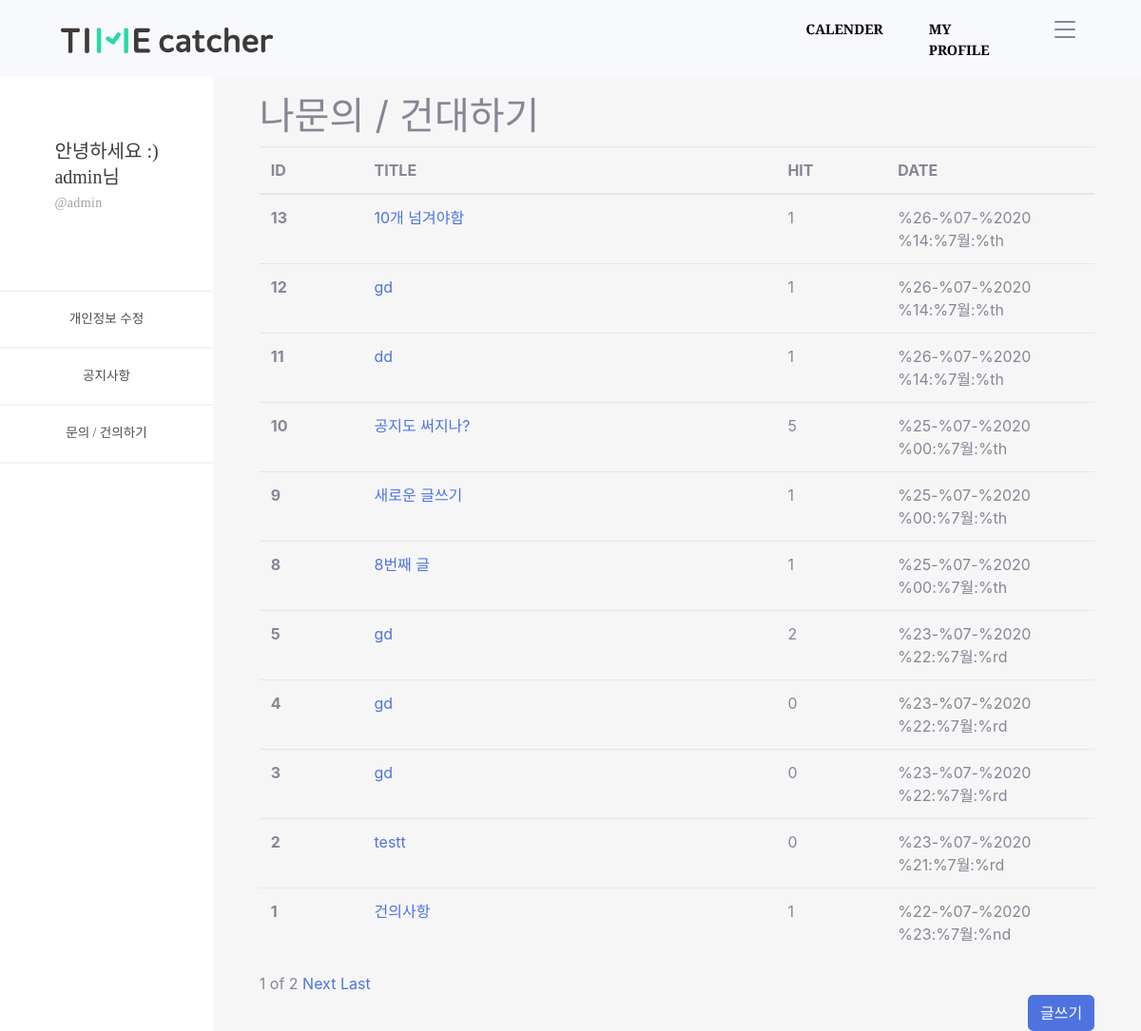
The app's page /timeApp/customer/ (signed in) with its own data.
### timeUser/models.py (models this page shows, shortened)
class Profile(models.Model):
    class Meta:
        verbose_name = 'Profile'
        verbose_name_plural = 'Profile'
    objects = models.Manager()
    user = models.OneToOneField(User, on_delete=models.CASCADE)
    nick = models.CharField(verbose_name='NickName', max_length=50, null=True, blank=True)
    birth_date = models.DateTimeField(null=True, blank=True)
    plan = models.IntegerField(default=0, null=True, blank=True)

### timeApp/models.py (models this page shows, shortened)
class Customer(models.Model):
    objects = models.Manager()
    c_title = models.CharField(max_length=100)
    c_body = models.TextField()
    c_hit = models.PositiveIntegerField(default=0)
    c_input_date = models.DateTimeField('date published', default=timezone.now)

### timeApp/views.py (the view)
# urls.py: path('customer/', views.customer, name='customer'),
def customer(request):
    customers = Customer.objects.all().order_by('-id')
    paginator = Paginator(customers,10)
    page = request.GET.get('page')
    customers_posts = paginator.get_page(page)
    conn_user = request.user
    conn_profile = Profile.objects.get(user=conn_user)
    context = {
        'id' : conn_user.username,
        'nick' : conn_profile.nick,
        'customers' : customers,
        'customers_posts' : customers_posts,
    }
    return render(request, 'customer.html', context=context)

### timeApp/templates/customer.html (shortened to what this page needs)
{% extends 'base_side.html' %}
{% load static %}
{% block content_side %}
<div id="content-wrapper" style="background-color: #f6f6f6;" class="d-flex justify-content-center">
  <div class="cantrion" style="margin-top: 10%; width: 90%;">
    <h1>나문의 / 건대하기</h1>
    <table class="table">
      <thead>
        <colgroup>
          <col style="width: 5%;">
          <col style="width: 20%;">
          <col style="width: 5%;">
          <col style="width: 10%;">
        </colgroup>
        <tr>
          <th scope="col">ID</th>
          <th scope="col">TITLE</th>
          <th scope="col">HIT</th>
          <th scope="col">DATE</th>
        </tr>
      </thead>
      <tbody>
        {% for customer in customers.all %}
        <tr>
          <th scope="row">{{ customer.id }}</th>
          <td><a href="{% url 'customer_detail' customer.id %}">{{ customer.c_title }}</a></td>
          <td>{{ customer.c_hit }}</td>
          <td>{{ customer.c_input_date }}</td>
        </tr>
        {% endfor %}
      </tbody>
    </table>
      <span>{{customers_posts.number}}</span>
      <span>of</span>
      <span>{{customers_posts.paginator.num_pages}}</span>
      {%if customers_posts.has_next%}
      <a href="?page={{customers_posts.next_page_number}}">Next</a>
      <a href="?page={{customers_posts.paginator.num_pages}}">Last</a>
      {%endif%}
    <div class="d-flex justify-content-end">
      <a href="{% url 'customer_create' %}" class="btn btn-primary">글쓰기</a>
    </div>
  </div>
</div>
{% endblock %}

### timeProject/templates/base_side.html
{% extends 'base.html' %}
{% load static %}
{% block content %}
<div id="wrapper">
  <ul class="navbar-nav sidebar sidebar-dark accordion" id="accordionSidebar">
    <li class="nav-item active d-flex justify-content-center" style="margin-top: 65%; margin-bottom: 35%;">
      <div class="text-left">
        <a
          style="font-family: SDGtNeobUni-gEb; font-size: 20px; font-weight: normal; font-stretch: normal; font-style: normal; line-height: 1.35; letter-spacing: normal; text-align: left; color: #3e3a39;">안녕하세요
          :)</a>
        <br>
        <a
          style="font-family: SDGtNeobUni-gEb; font-size: 20px; font-weight: normal; font-stretch: normal; font-style: normal; line-height: 1.35; letter-spacing: normal; text-align: left; color: #3e3a39;">{{ nick }}님</a>
        <br>
        <a
          style=" font-family: SDGtNeobUni-bLt; font-size: 14px; font-weight: normal; font-stretch: normal; font-style: normal; line-height: 1.93; letter-spacing: normal; text-align: left; color: #a0a0a0; letter-spacing: 0.38px;">@{{ nick }}</a>
      </div>
    </li>
    <a>
      <hr style="border: solid 1px #f3f3f3;" class="mb-0 mt-0"></a>
    <li class="nav-item active">
      <a class="nav-link" href="{% url 'profile_update' %}" style="font-family: SDGtNeobUni-bLt;
              font-size: 14px;
              font-weight: normal;
              font-stretch: normal;
              font-style: normal;
              line-height: 1.93;
              letter-spacing: normal;
              text-align: left;
              color: #4c4c4c;">
        <span class="d-flex align-items-center justify-content-center">개인정보 수정</span></a>
    </li>
    <a>
      <hr style="border: solid 1px #f3f3f3;" class="mb-0 mt-0"></a>
    <li class="nav-item active">
      <a class="nav-link" href="{% url 'notices' %}" style="font-family: SDGtNeobUni-bLt;
              font-size: 14px;
              font-weight: normal;
              font-stretch: normal;
              font-style: normal;
              line-height: 1.93;
              letter-spacing: normal;
              text-align: left;
              color: #4c4c4c;">
        <span class="d-flex align-items-center justify-content-center">공지사항</span></a>
    </li>
    <a>
      <hr style="border: solid 1px #f3f3f3;" class="mb-0 mt-0"></a>
    <li class="nav-item active">
      <a class="nav-link" href="{% url 'customer' %}" style="font-family: SDGtNeobUni-bLt;
              font-size: 14px;
              font-weight: normal;
              font-stretch: normal;
              font-style: normal;
              line-height: 1.93;
              letter-spacing: normal;
              text-align: left;
              color: #4c4c4c;">
        <span class="d-flex align-items-center justify-content-center">문의 / 건의하기</span></a>
    </li>
    <a>
      <hr style="border: solid 1px #f3f3f3;" class="mb-0 mt-0"></a>
  </ul>
  {% block content_side %}
  {% endblock %}
</div>
{% endblock %}

### records on screen
Profile: nick "admin"
Customer: id "13", c_title "10개 넘겨야함", c_hit "1", c_input_date "%26-%07-%2020 %14:%7월:%th"
Customer: id "12", c_title "gd", c_hit "1", c_input_date "%26-%07-%2020 %14:%7월:%th"
Customer: id "11", c_title "dd", c_hit "1", c_input_date "%26-%07-%2020 %14:%7월:%th"
Customer: id "10", c_title "공지도 써지나?", c_hit "5", c_input_date "%25-%07-%2020 %00:%7월:%th"
Customer: id "9", c_title "새로운 글쓰기", c_hit "1", c_input_date "%25-%07-%2020 %00:%7월:%th"
Customer: id "8", c_title "8번째 글", c_hit "1", c_input_date "%25-%07-%2020 %00:%7월:%th"
Customer: id "5", c_title "gd", c_hit "2", c_input_date "%23-%07-%2020 %22:%7월:%rd"
Customer: id "4", c_title "gd", c_hit "0", c_input_date "%23-%07-%2020 %22:%7월:%rd"
Customer: id "3", c_title "gd", c_hit "0", c_input_date "%23-%07-%2020 %22:%7월:%rd"
Customer: id "2", c_title "testt", c_hit "0", c_input_date "%23-%07-%2020 %21:%7월:%rd"
Customer: id "1", c_title "건의사항", c_hit "1", c_input_date "%22-%07-%2020 %23:%7월:%nd"

### other values on screen
{{ customers_posts.number }} "1"
{{ customers_posts.paginator.num_pages }} "2"
